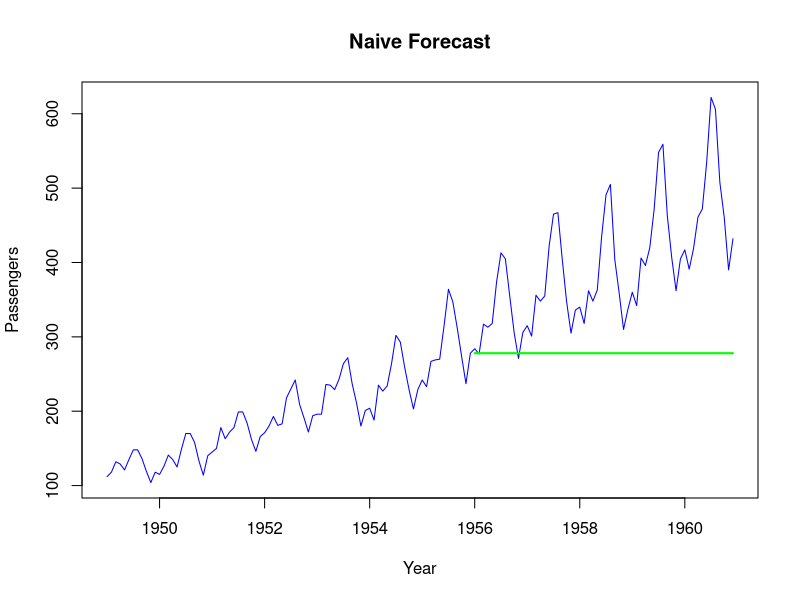
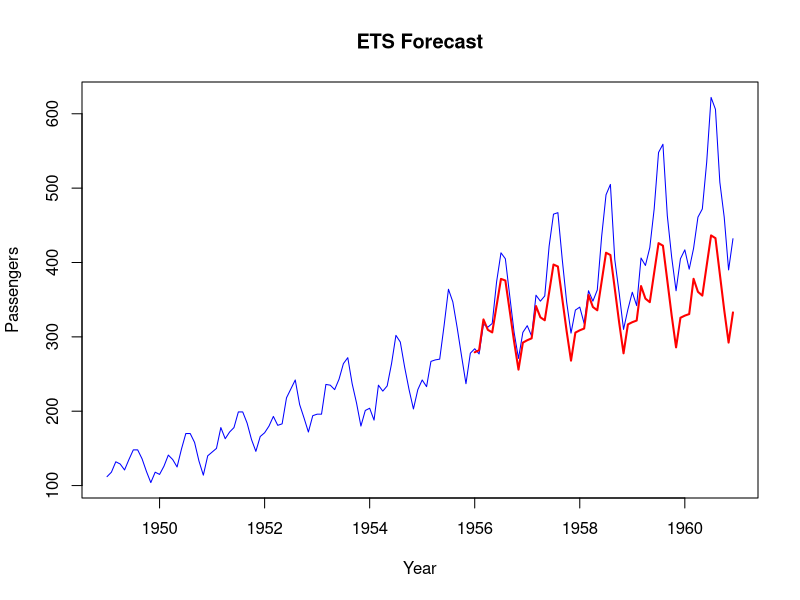
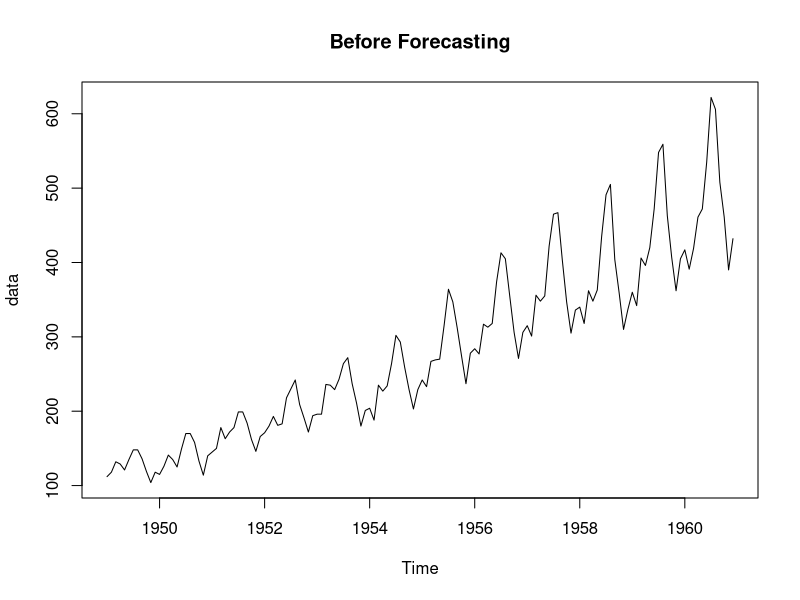
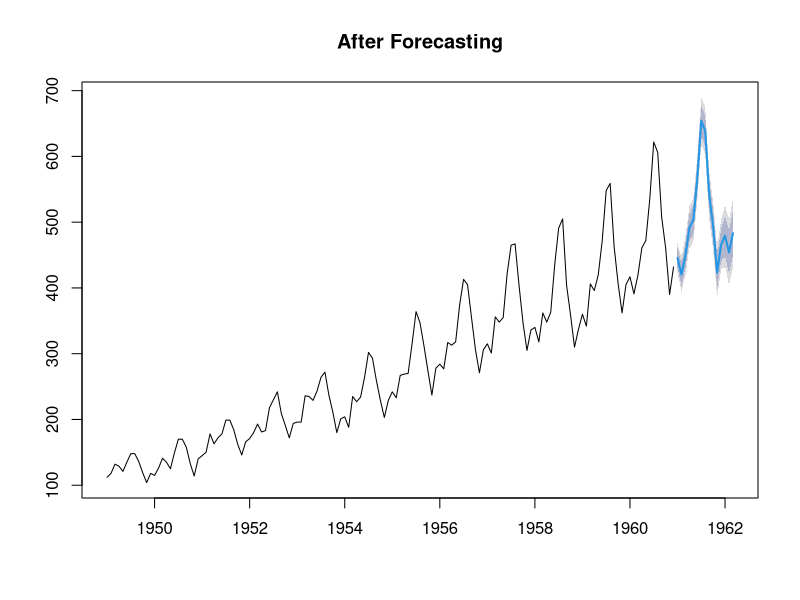

R code for these plots, in order:
library(forecast)
library(MLmetrics)
data=AirPassengers
data

training = window(data,start = c(1949,1),end = c(1955,12))
testing = window(data, start = c(1956,1))

#NAIVE
naive0 = naive(training, h=length(testing))
View(naive0)
summary(naive0)

plot(data, col="blue", xlab="Year", ylab="Passengers", main="Naive Forecast", type='l')
lines(naive0$mean, col="green", lwd=2)

#ets
ets_model = ets(training, allow.multiplicative.trend = TRUE)
summary(ets_model)

ets_forecast = forecast(ets_model, h=length(testing))
MAPE(ets_forecast$mean, testing) *100

plot(data, col="blue", xlab="Year", ylab="Passengers", main="ETS Forecast", type='l')
lines(ets_forecast$mean, col="red", lwd=2)

# ARIMA
plot(data, main = "Before Forecasting")
fit <- auto.arima(data)
forecasting <- forecast(fit , 15)
plot(forecasting, main = "After Forecasting")
